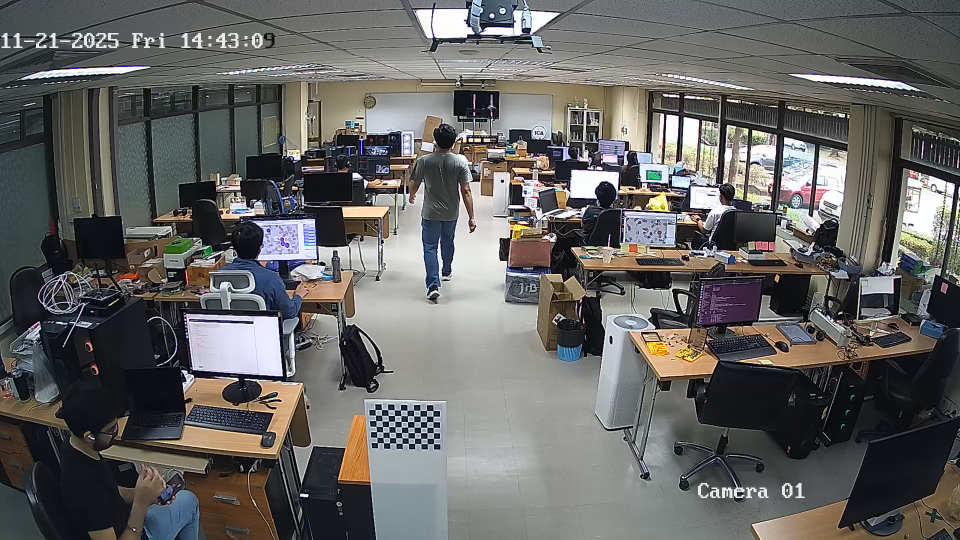
#> input picture frame 11 of videos/video_2.mp4, 1920 x 1080 px, given in place of , which was not available (shown at 1/2 size)
$ python multiview_capture_new.py
#> lines starting #> are read from the running program, lines starting #| are printed output that depends on the picture; pictures that were not available may be replaced by others from this repository, and a replacement may not be noted
import os, time, datetime, threading
import cv2
import numpy as np  # added for grid placeholder logic
from utils import INFO, WARNING, ERROR, FPS_ANALYSIS, SUBJECT_NAME

# configuration
CAMERA_SOURCES = [
    "rtsp://admin:csimAIT5706@192.168.6.100:554/Streaming/Channels/101/",
    "rtsp://admin:csimAIT5706@192.168.6.101:554/Streaming/Channels/101/",
    "rtsp://admin:csimAIT5706@192.168.6.102:554/Streaming/Channels/101/",
    "rtsp://admin:csimAIT5706@192.168.6.103:554/Streaming/Channels/101/",
]

BASE_DIR = "new_calibration_data"
VIDEO_DIR = "synchronized_videos"
# FPS_ANALYSIS = 13.4  # target FPS


class ThreadedCamera:
    def __init__(self, src, id):
        self.id = id
        self.src = src
        self.cap = cv2.VideoCapture(self.src)
        self.cap.set(cv2.CAP_PROP_BUFFERSIZE, 2)  # slight buffer helps smoothness

        self.grabbed, self.frame = self.cap.read()
        self.started = False
        self.read_lock = threading.Lock()

        # new: track frame ID to prevent writing duplicates or skipping
        self.frame_id = 0
        self.new_frame_event = threading.Event()

    def start(self):
        if self.started:
            print(WARNING + f"[CAM {self.id}] already started!!")
            return None
        self.started = True
        self.thread = threading.Thread(target=self.update, args=())
        self.thread.daemon = True
        self.thread.start()
        print(INFO + f"[CAM {self.id}] thread started.")
        return self

    def update(self):
        while self.started:
            grabbed, frame = self.cap.read()
            if grabbed:
                with self.read_lock:
                    self.grabbed = grabbed
                    self.frame = frame
                    self.frame_id += 1  # increment ID
                    self.new_frame_event.set()  # signal that a new frame is ready
            else:
                time.sleep(0.1)

    def read(self):
        with self.read_lock:
            if self.frame is not None:
                return self.grabbed, self.frame.copy(), self.frame_id
            return self.grabbed, None, -1

    def release(self):
        self.started = False
        self.thread.join()
        self.cap.release()
        print(WARNING + f"[CAM {self.id}] released.")

    def isOpened(self):
        return self.cap.isOpened()

    def get(self, prop):
        return self.cap.get(prop)


def setup_folders(num_cams):
#> called with num_cams = 4
    if not os.path.exists(BASE_DIR):
        os.makedirs(BASE_DIR)
    if not os.path.exists(VIDEO_DIR):
        os.makedirs(VIDEO_DIR)
    for i in range(1, num_cams + 1):
        path = os.path.join(BASE_DIR, f"cam{i}")
        if not os.path.exists(path):
            os.makedirs(path)
    print(INFO + f"folders ready for {num_cams} cameras")


def get_video_writers(num_cams, width, height, fps):
    writers = []
    timestamp = datetime.datetime.now().strftime("%Y%m%d_%H%M%S")
    print(INFO + f"starting recording session: {timestamp}")
    for i in range(1, num_cams + 1):
        filename = os.path.join(VIDEO_DIR, f"{SUBJECT_NAME}_cam{i}_{timestamp}.avi")
        fourcc = cv2.VideoWriter_fourcc(*"MJPG")
        writers.append(cv2.VideoWriter(filename, fourcc, fps, (width, height)))
    return writers


def main():
    num_cams = len(CAMERA_SOURCES)
    setup_folders(num_cams)

    print(INFO + "starting threaded cameras...")
    caps = []
    for i, src in enumerate(CAMERA_SOURCES):
        cam = ThreadedCamera(src, i + 1).start()
        caps.append(cam)
        time.sleep(0.5)
#> this loop made 4 passes
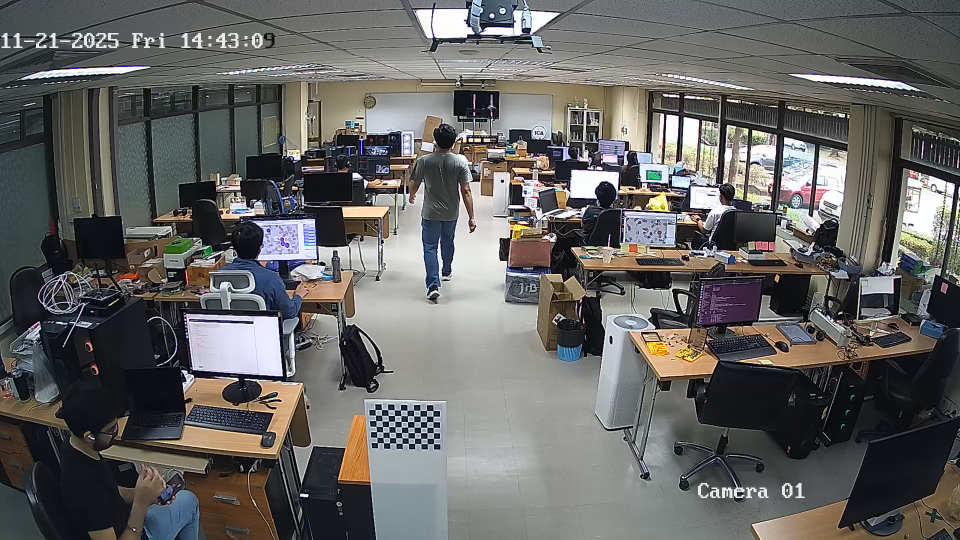
#> input picture frame 11 of videos/video_2.mp4, 1920 x 1080 px, given in place of , which was not available (shown at 1/2 size)

    if not all([c.isOpened() for c in caps]):
        print(ERROR + "camera failed to open")
        return

    frame_w = int(caps[0].get(cv2.CAP_PROP_FRAME_WIDTH))
    frame_h = int(caps[0].get(cv2.CAP_PROP_FRAME_HEIGHT))
    cam_fps = FPS_ANALYSIS

    print("\n=== CONTROLS ===")
    print(INFO + " 's'  -> Save Photos")
    print(INFO + " 'r'  -> Toggle Recording")
    print(INFO + " 'q'  -> Quit")

    photo_count = 0
    is_recording = False
    writers = []

    # PERFORMANCE METRICS
    loop_counter = 0
    start_time = time.time()

    # VISUALIZATION SETTING
    # Only update the screen every N frames to save CPU for recording
    DISPLAY_EVERY_N_FRAMES = 4

    try:
        while True:
            # 1. READ FRAMES
            current_frames = []
            current_ids = []

            for cam in caps:
                ret, frame, fid = cam.read()
                if ret:
                    current_frames.append(frame)
                    current_ids.append(fid)
                else:
                    current_frames.append(None)
                    current_ids.append(-1)
#> this loop made 4 passes
#> pass 1, in main, `ret, frame, fid = cam.read()`:
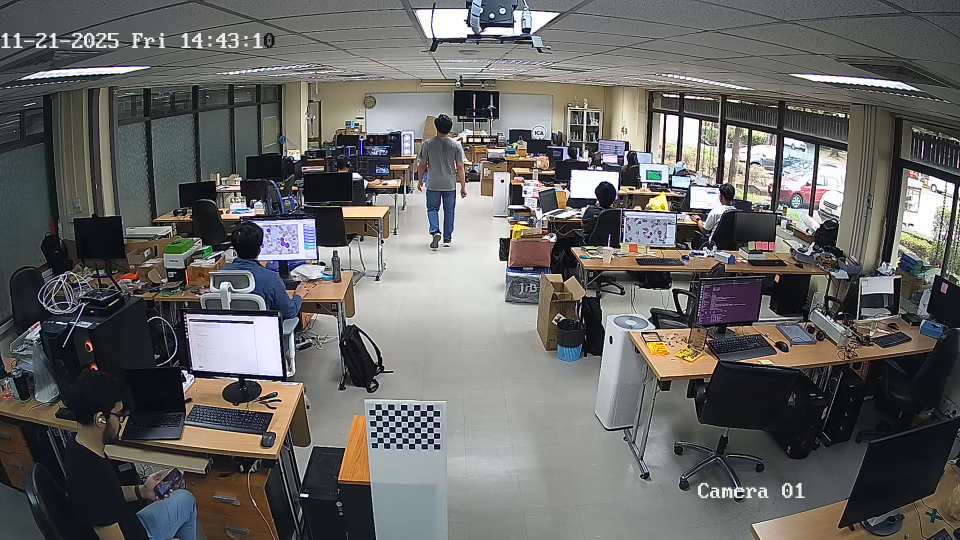
#> frame: shape (1080, 1920, 3) (shown at 1/2 size); mean of channels 0, 1, 2 99.2, 100.7, 101.7; drawn as B, G, R
#> after the loop, current_frames = 4 items; current_ids = [29, 29, 29, 29]

            if any(f is None for f in current_frames):
                continue

            # 2. VIDEO RECORDING (Priority Task)
            if is_recording:
                for i, writer in enumerate(writers):
                    writer.write(current_frames[i])

            # 3. VISUALIZATION (Background Task)
            # We skip this heavy processing most of the time to keep FPS high
            loop_counter += 1
            if loop_counter % DISPLAY_EVERY_N_FRAMES == 0:

                # --- VISUALIZATION LOGIC START ---
                display_h = 480
                previews = []
                for frame in current_frames:
                    aspect = frame.shape[1] / frame.shape[0]
                    display_w = int(display_h * aspect)
                    previews.append(cv2.resize(frame, (display_w, display_h)))

                if len(previews) == 4:
                    top_row = cv2.hconcat([previews[0], previews[1]])
                    bottom_row = cv2.hconcat([previews[2], previews[3]])
                    combined = cv2.vconcat([top_row, bottom_row])
                elif len(previews) == 3:
                    top_row = cv2.hconcat([previews[0], previews[1]])
                    filler = np.zeros_like(previews[0])
                    bottom_row = cv2.hconcat([previews[2], filler])
                    combined = cv2.vconcat([top_row, bottom_row])
                else:
                    combined = cv2.hconcat(previews)

                # Calculate Real FPS to show on screen
                elapsed = time.time() - start_time
                if elapsed > 0:
                    real_fps = loop_counter / elapsed
                else:
                    real_fps = 0

                # Reset counter every 10 seconds to keep average fresh
                if elapsed > 10:
                    start_time = time.time()
                    loop_counter = 0

                # Status Overlays
                status_color = (0, 0, 255) if is_recording else (0, 255, 0)
                status_text = "REC" if is_recording else "STBY"

                cv2.circle(combined, (50, 50), 10, status_color, -1)
                cv2.putText(
                    img=combined,
                    text=f"{status_text} | FPS: {real_fps:.1f}",
                    org=(70, 60),
                    fontFace=cv2.FONT_HERSHEY_SIMPLEX,
                    fontScale=0.7,
                    color=status_color,
                    thickness=2,
                )

                cv2.putText(
                    img=combined,
                    text=f"Photos: {photo_count}",
                    org=(30, 90),
                    fontFace=cv2.FONT_HERSHEY_COMPLEX,
                    # fontFace=cv2.FONT_HERSHEY_SCRIPT_COMPLEX,
                    fontScale=0.7,
                    color=(255, 255, 0),
                    thickness=2,
                )

                cv2.imshow("Multi-View Capture (Optimized)", combined)
                # --- VISUALIZATION LOGIC END ---

            # Handle Keypress (Must be outside the if-statement to capture input)
            key = cv2.waitKey(1) & 0xFF
#> (key q is pressed here)

            if key == ord("q"):
                break
            elif key == ord("s"):
                # Save Logic
                for i, frame in enumerate(current_frames):
                    fname = f"frame_{photo_count:03d}.jpg"
                    cv2.imwrite(os.path.join(BASE_DIR, f"cam{i+1}", fname), frame)
                print(f"saved pair {photo_count}")
                photo_count += 1
            elif key == ord("r"):
                # Record Logic
                if not is_recording:
                    writers = get_video_writers(num_cams, frame_w, frame_h, cam_fps)
                    is_recording = True
                else:
                    for w in writers:
                        w.release()
                    writers = []
                    is_recording = False

    finally:
        if is_recording:
            for w in writers:
                w.release()
        for cam in caps:
            cam.release()
        cv2.destroyAllWindows()


if __name__ == "__main__":
    main()

$ run again, starting later in the video
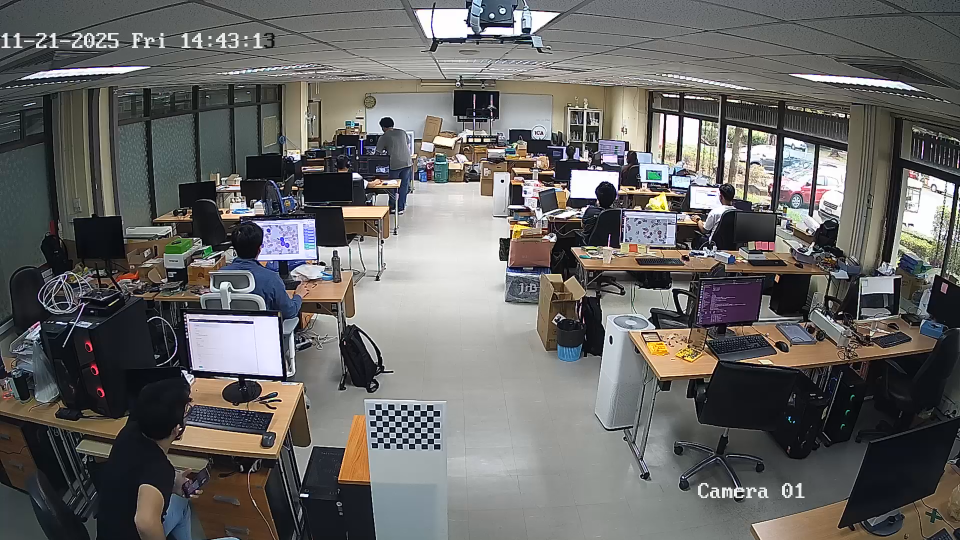
#> input picture frame 51 of videos/video_2.mp4, 1920 x 1080 px, given in place of , which was not available (shown at 1/2 size)
#> the loop in main, `for i, src in enumerate(CAMERA_SOURCES):` made 4 passes
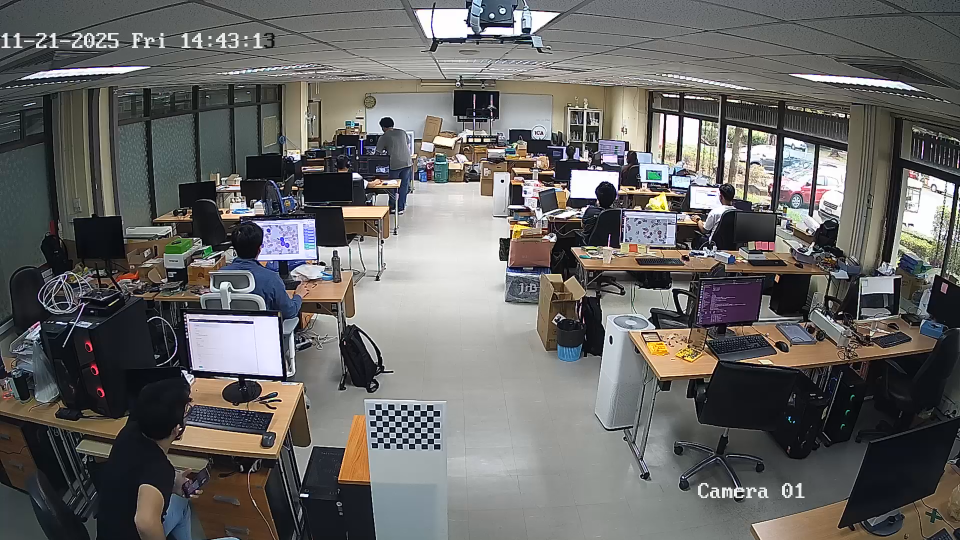
#> input picture frame 51 of videos/video_2.mp4, 1920 x 1080 px, given in place of , which was not available (shown at 1/2 size)
#> the loop in main, `for cam in caps:` made 4 passes
#> pass 1, in main, `ret, frame, fid = cam.read()`:
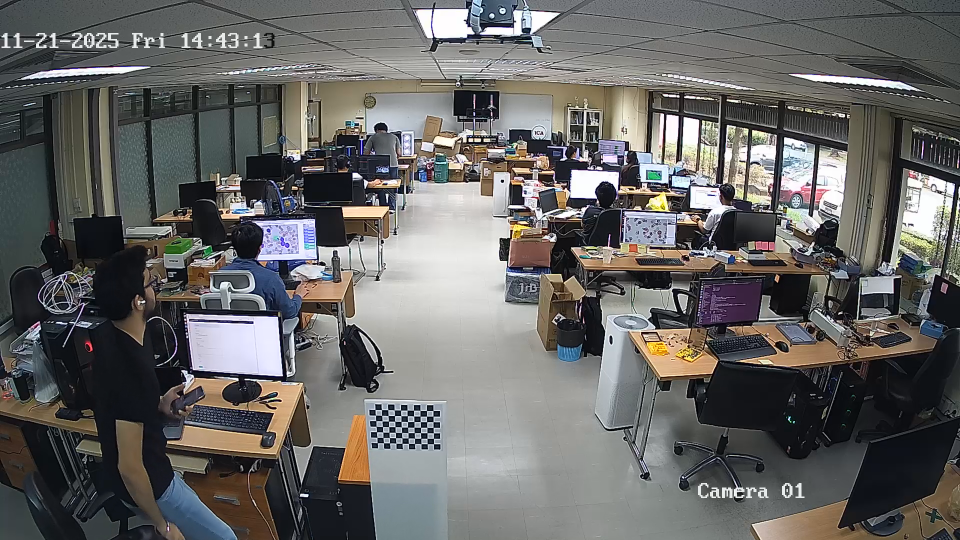
#> frame: shape (1080, 1920, 3) (shown at 1/2 size); mean of channels 0, 1, 2 100, 101.3, 102.1; drawn as B, G, R
#> after the loop in main, `for cam in caps:`: current_frames = 4 items; current_ids = [16, 16, 16, 16]
